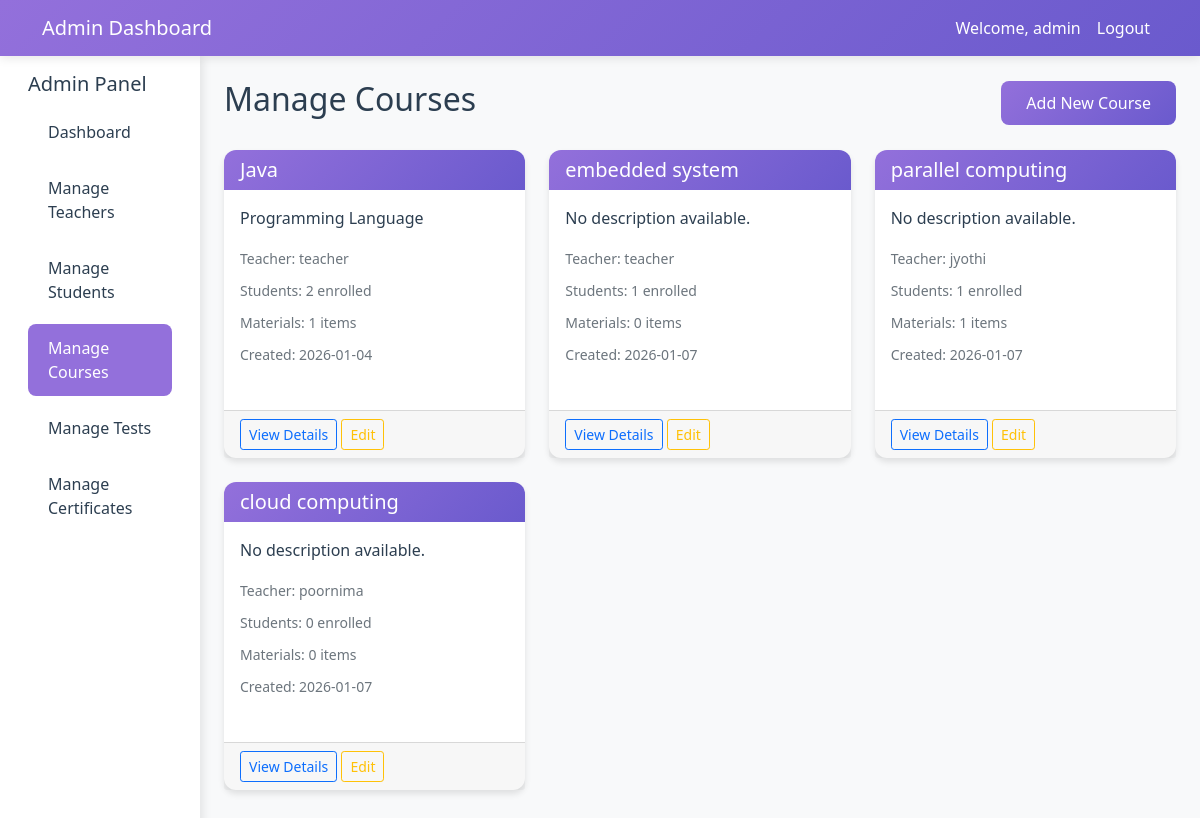
Page /admin/courses (signed in) on the committed database.
### models.py (models this page shows, shortened)
class User(UserMixin, db.Model):
    id = db.Column(db.Integer, primary_key=True)
    username = db.Column(db.String(80), unique=True, nullable=False)
    email = db.Column(db.String(120), unique=True, nullable=False)
    password_hash = db.Column(db.String(128))
    role = db.Column(db.String(20), nullable=False)  # admin, teacher, student
    created_at = db.Column(db.DateTime, default=datetime.utcnow)
    teacher_profile = db.relationship('Teacher', backref='user', uselist=False)
    student_profile = db.relationship('Student', backref='user', uselist=False)

class Course(db.Model):
    id = db.Column(db.Integer, primary_key=True)
    title = db.Column(db.String(200), nullable=False)
    description = db.Column(db.Text)
    teacher_id = db.Column(db.Integer, db.ForeignKey('teacher.id'), nullable=False)
    created_at = db.Column(db.DateTime, default=datetime.utcnow)
    materials = db.relationship('CourseMaterial', backref='course', lazy=True)
    enrollments = db.relationship('Enrollment', backref='course', lazy=True)
    tests = db.relationship('Test', backref='course', lazy=True)

class Teacher(db.Model):
    id = db.Column(db.Integer, primary_key=True)
    user_id = db.Column(db.Integer, db.ForeignKey('user.id'), nullable=False)
    full_name = db.Column(db.String(100), nullable=False)
    qualification = db.Column(db.String(200))
    experience = db.Column(db.String(100))
    courses = db.relationship('Course', backref='teacher', lazy=True)

### app.py (the view)
@app.route('/admin/courses')
@login_required
def manage_courses():
    if current_user.role != 'admin':
        flash('Access denied', 'error')
        return redirect(url_for('login'))
    courses = Course.query.all()
    teachers = Teacher.query.all()  # Get all teachers for the dropdown
    return render_template('admin/courses.html', courses=courses, teachers=teachers, theme_color=THEME_COLOR)

### app.py (called while the page is built)
@login_manager.user_loader
def load_user(user_id):
    return User.query.get(int(user_id))

### templates/admin/courses.html (shortened to what this page needs)
<!DOCTYPE html>
<html lang="en">
<head>
    <link href="https://cdn.jsdelivr.net/npm/bootstrap@5.1.3/dist/css/bootstrap.min.css" rel="stylesheet">
    <link href="{{ url_for('static', filename='css/style.css') }}" rel="stylesheet">
</head>
<body>
    <nav class="navbar navbar-expand-lg navbar-dark">
        <div class="container">
            <a class="navbar-brand" href="#">Admin Dashboard</a>
            <div class="navbar-nav ms-auto">
                <span class="nav-link">Welcome, {{ current_user.username }}</span>
                <a class="nav-link" href="{{ url_for('logout') }}">Logout</a>
            </div>
        </div>
    </nav>
    <div class="container-fluid">
        <div class="row">
            <div class="col-md-3 col-lg-2 sidebar">
                <div class="p-3">
                    <h5>Admin Panel</h5>
                    <ul class="nav flex-column">
                        <li class="nav-item">
                            <a class="nav-link " href="{{ url_for('admin_dashboard') }}">Dashboard</a>
                        </li>
                        <li class="nav-item">
                            <a class="nav-link" href="{{ url_for('manage_teachers') }}">Manage Teachers</a>
                        </li>
                        <li class="nav-item">
                            <a class="nav-link" href="{{ url_for('manage_students') }}">Manage Students</a>
                        </li>
                        <li class="nav-item">
                            <a class="nav-link active" href="{{ url_for('manage_courses') }}">Manage Courses</a>
                        </li>
 <li class="nav-item">
                <a class="nav-link" href="{{ url_for('admin_manage_tests') }}">Manage Tests</a>
            </li>
            <li class="nav-item">
                <a class="nav-link" href="{{ url_for('admin_manage_certificates') }}">Manage Certificates</a>
            </li>
                    </ul>
                </div>
            </div>
            <div class="col-md-9 col-lg-10 ms-sm-auto px-4 py-4">
                <div class="d-flex justify-content-between align-items-center mb-4">
                    <h2>Manage Courses</h2>
                    <button class="btn btn-primary" data-bs-toggle="modal" data-bs-target="#addCourseModal">Add New Course</button>
                </div>
                <div class="row">
                    {% for course in courses %}
                    <div class="col-md-6 col-lg-4 mb-4">
                        <div class="card h-100">
                            <div class="card-header">
                                <h5 class="card-title mb-0">{{ course.title }}</h5>
                            </div>
                            <div class="card-body">
                                <p class="card-text">{{ course.description or 'No description available.' }}</p>
                                <div class="mb-2">
                                    <small class="text-muted">Teacher: {{ course.teacher.full_name }}</small>
                                </div>
                                <div class="mb-2">
                                    <small class="text-muted">Students: {{ course.enrollments|length }} enrolled</small>
                                </div>
                                <div class="mb-2">
                                    <small class="text-muted">Materials: {{ course.materials|length }} items</small>
                                </div>
                                <div class="mb-2">
                                    <small class="text-muted">Created: {{ course.created_at.strftime('%Y-%m-%d') }}</small>
                                </div>
                            </div>
                            <div class="card-footer">
                                <button class="btn btn-sm btn-outline-primary">View Details</button>
                                <button class="btn btn-sm btn-outline-warning">Edit</button>
                            </div>
                        </div>
                    </div>
                    {% endfor %}
                </div>
            </div>
        </div>
    </div>
</body>
</html>

### static/css/style.css (style rules this page uses)
:root { --primary-color: #9370DB; --primary-dark: #7B68EE; --primary-light: #AB9BFF; --secondary-color: #6A5ACD; --accent-color: #483D8B; --text-dark: #2C3E50; --text-light: #7F8C8D; --bg-light: #F8F9FA; --bg-white: #FFFFFF; --success-color: #28A745; --warning-color: #FFC107; --danger-color: #DC3545; --info-color: #17A2B8; }
body { font-family: 'Segoe UI', Tahoma, Geneva, Verdana, sans-serif; background-color: var(--bg-light); color: var(--text-dark); }
.navbar { background: linear-gradient(135deg, var(--primary-color), var(--secondary-color)); box-shadow: 0 2px 10px rgba(0,0,0,0.1); }
.navbar-brand, .navbar-nav .nav-link { color: white !important; font-weight: 500; }
.sidebar { background: var(--bg-white); min-height: calc(100vh - 56px); box-shadow: 2px 0 10px rgba(0,0,0,0.1); }
.sidebar .nav-link { color: var(--text-dark); padding: 12px 20px; border-radius: 8px; margin: 4px 0; transition: all 0.3s ease; }
.sidebar .nav-link:hover, .sidebar .nav-link.active { background-color: var(--primary-color); color: white; }
.card { border: none; border-radius: 12px; box-shadow: 0 4px 6px rgba(0,0,0,0.1); transition: transform 0.3s ease; margin-bottom: 20px; }
.card-header { background: linear-gradient(135deg, var(--primary-color), var(--secondary-color)); color: white; border-radius: 12px 12px 0 0 !important; border: none; }
.btn-primary { background: linear-gradient(135deg, var(--primary-color), var(--secondary-color)); border: none; border-radius: 8px; padding: 10px 25px; font-weight: 500; transition: all 0.3s ease; }

### rows in the picture
User: username "admin"
Course: title "Java", description "Programming Language", teacher.full_name "teacher", enrollments|length "2", materials|length "1", created_at "2026-01-04"
Course: title "embedded system", description "No description available.", teacher.full_name "teacher", enrollments|length "1", materials|length "0", created_at "2026-01-07"
Course: title "parallel computing", description "No description available.", teacher.full_name "jyothi", enrollments|length "1", materials|length "1", created_at "2026-01-07"
Course: title "cloud computing", description "No description available.", teacher.full_name "poornima", enrollments|length "0", materials|length "0", created_at "2026-01-07"
